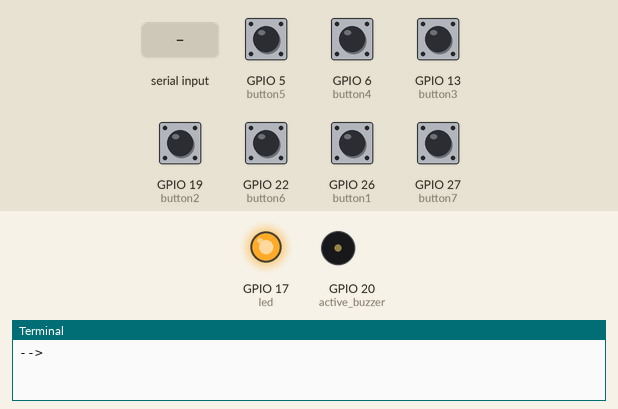
A program run on a simulated Raspberry Pi (BCM pin numbers). Shown: output pins drawn as LEDs (lit = HIGH), buzzer (waves = sounding, pin HIGH), the last lines printed to the terminal. The test bench sets the inputs (shaded band); at power-on: GPIO 5 (button5), GPIO 6 (button4), GPIO 13 (button3), GPIO 19 (button2), GPIO 22 (button6), GPIO 26 (button1), GPIO 27 (button7) HIGH. At 2.9 s the program stops and its outputs stay as they are.

Above: at 1.2 s.
1.3 s: GPIO 27 (button7) pulled LOW for 0.15 s
2.9 s: "1" typed at the terminal, then Enter
At 3.9 s:
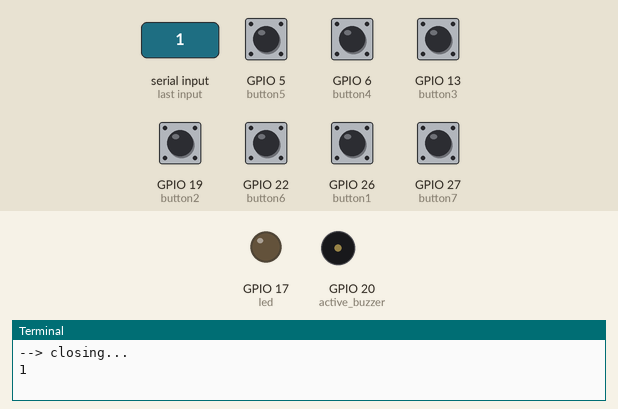
Timing chart, 0 to 4.4 s (numbered marks = the images above; inputs shaded):
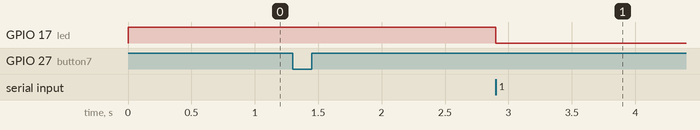

Measured:
- after the input at 2.9 s, GPIO 17 (led): HIGH → LOW at once

The program:

main.py
```python
#!/usr/bin/python3

import gpiozero
import time
from enum import Enum

class Pi:
    led = gpiozero.LED(17)
    active_buzzer = gpiozero.Buzzer(20)
    button1 = gpiozero.Button(26)
    button2 = gpiozero.Button(19)
    button3 = gpiozero.Button(13)
    button4 = gpiozero.Button(6)
    button5 = gpiozero.Button(5)
    button6 = gpiozero.Button(22)
    button7 = gpiozero.Button(27)

SHORT_IN_SECONDS = 0.1

Morse = Enum("Morse", "SHORT LONG NEW_LETTER NEW_WORD EXTEND_LETTER_TO_WORD")

MorseToSound = {
    Morse.SHORT : (1, 1),
    Morse.LONG : (3, 1),
    Morse.NEW_LETTER : (0, 2),
    Morse.NEW_WORD : (0, 6),
    Morse.EXTEND_LETTER_TO_WORD : (0, 4)
}

CharToMorse = {
    "a" : [ Morse.SHORT, Morse.LONG ],
    "b" : [ Morse.LONG, Morse.SHORT, Morse.SHORT, Morse.SHORT ],
    "c" : [ Morse.LONG, Morse.SHORT, Morse.LONG, Morse.SHORT ],
    "d" : [ Morse.LONG, Morse.SHORT, Morse.SHORT ],
    "e" : [ Morse.SHORT ],
    "f" : [ Morse.SHORT, Morse.SHORT, Morse.LONG, Morse.SHORT ],
    "g" : [ Morse.LONG, Morse.LONG, Morse.SHORT ],
    "h" : [ Morse.SHORT, Morse.SHORT, Morse.SHORT, Morse.SHORT ],
    "i" : [ Morse.SHORT, Morse.SHORT ],
    "j" : [ Morse.SHORT, Morse.LONG, Morse.LONG, Morse.LONG ],
    "k" : [ Morse.LONG, Morse.SHORT, Morse.LONG ],
    "l" : [ Morse.SHORT, Morse.LONG, Morse.SHORT, Morse.SHORT ],
    "m" : [ Morse.LONG, Morse.LONG ],
    "n" : [ Morse.LONG, Morse.SHORT ],
    "o" : [ Morse.LONG, Morse.LONG, Morse.LONG ],
    "p" : [ Morse.SHORT, Morse.LONG, Morse.LONG, Morse.SHORT ],
    "q" : [ Morse.LONG, Morse.LONG, Morse.SHORT, Morse.LONG ],
    "r" : [ Morse.SHORT, Morse.LONG, Morse.SHORT ],
    "s" : [ Morse.SHORT, Morse.SHORT, Morse.SHORT ],
    "t" : [ Morse.LONG ],
    "u" : [ Morse.SHORT, Morse.SHORT, Morse.LONG ],
    "v" : [ Morse.SHORT, Morse.SHORT, Morse.SHORT, Morse.LONG ],
    "w" : [ Morse.SHORT, Morse.LONG, Morse.LONG ],
    "x" : [ Morse.LONG, Morse.SHORT, Morse.SHORT, Morse.LONG ],
    "y" : [ Morse.LONG, Morse.SHORT, Morse.LONG, Morse.LONG ],
    "z" : [ Morse.LONG, Morse.LONG, Morse.SHORT, Morse.SHORT ]
}

def main():
    running = True
    Pi.led.on() # light when app is running
    def close():
        nonlocal running
        print("closing...")
        running = False
    Pi.button7.when_pressed = close

    message = []
    def write_short():
        message.append(Morse.SHORT)
    def write_long():
        message.append(Morse.LONG)
    def write_new_letter():
        message.append(Morse.NEW_LETTER)
    def write_new_word():
        message.append(Morse.NEW_WORD)
    def clear_message():
        message.clear()
    def send_message():
        send_morse(message)

    Pi.button1.when_pressed = write_short
    Pi.button2.when_pressed = write_long
    Pi.button3.when_pressed = write_new_letter
    Pi.button4.when_pressed = write_new_word
    Pi.button5.when_pressed = clear_message
    Pi.button6.when_pressed = send_message

    while running:
        s = input('--> ')
        m = to_morse(s)
        send_morse(m)

def send_morse(morse):
    while morse:
        morse_code = morse.pop(0)
        send_code(morse_code)

def send_code(code):
    hi, lo = MorseToSound[code]
    if hi > 0:
        Pi.active_buzzer.on()
        time.sleep(SHORT_IN_SECONDS * hi)
    Pi.active_buzzer.off()
    time.sleep(SHORT_IN_SECONDS * lo)

def to_morse(s):
    result = []
    for c in s:
        if c.isspace():
            result.append(Morse.EXTEND_LETTER_TO_WORD)
        else:
            c = c.lower()
            if c in CharToMorse:
                result.extend(CharToMorse[c].copy())
                result.append(Morse.NEW_LETTER)
    return result

if __name__ == "__main__":
    main()
```
